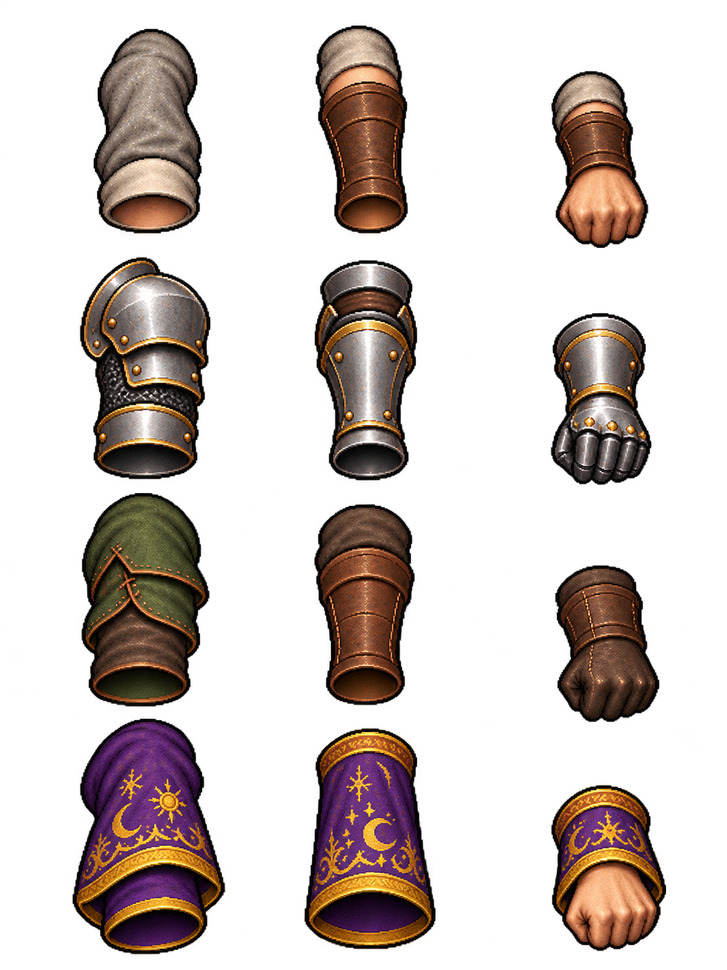
#> input picture assets/arms-back.png, 727 x 970 px, shrunk from 1086 x 1448 before the run; its folder holds only this picture in this run
$ python check-assets.py
#> lines starting #> are read from the running program, lines starting #| are printed output that depends on the picture
"""Read-only sprite atlas validation. Requires Pillow; never modifies images."""
from pathlib import Path
from PIL import Image

for path in sorted((Path(__file__).resolve().parents[1] / 'assets').glob('*.png')):
    if path.stem == 'hall':
        continue
    with Image.open(path) as image:
#> image is the input picture: PIL image 727x970 RGBA; mean R, G, B, A 32, 22.5, 18.6, 76.6
        assert image.mode == 'RGBA', f'{path.name}: needs transparency'
        alpha = image.getchannel('A')
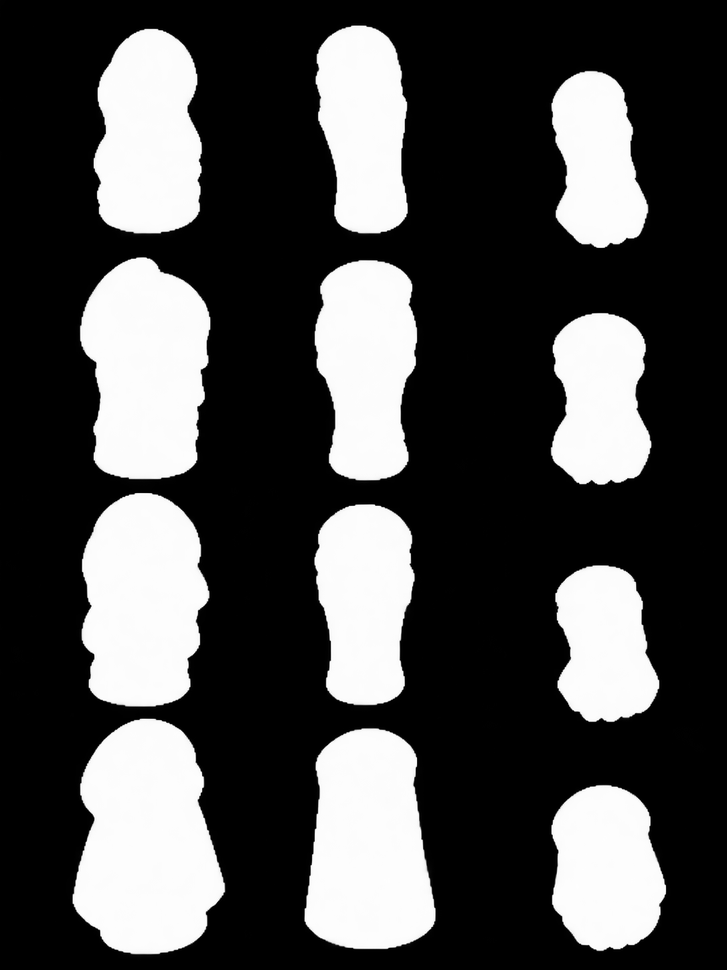
#> alpha: PIL image 727x970 L; min 0, max 255, mean 76.6
        assert alpha.getextrema()[0] == 0 and alpha.getextrema()[1] >= 250, f'{path.name}: missing transparent background'
        width, height = image.size
#> width = 727; height = 970
        enemies={'brute','lizard','wraith','knight','frost','spider','demon'}
        cols, rows = (8,5) if path.stem.removesuffix('-v2') in enemies and path.stem.endswith('-v2') else (6,5) if path.stem in enemies else {'portrait':(4,1),**{p.stem:(8,8) for p in Path('assets').glob('fps-*.png')},'arms-back':(3,4),'arms':(3,4),'gear':(6,6),'hero':(4,2),'guards':(4,2),'relics':(4,3),'frost':(4,6),'spider':(4,6),'demon':(4,6)}.get(path.stem,(4,5))
        cells = []
        for row in range(rows):
            for col in range(cols):
                cell = alpha.crop((round(col*width/cols), round(row*height/rows), round((col+1)*width/cols), round((row+1)*height/rows)))
                assert cell.getbbox(), f'{path.name}: empty frame {row}/{col}'
                cells.append(cell.getbbox())
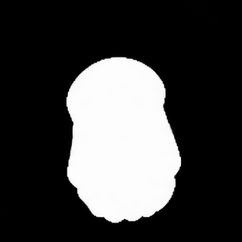
#> cell: PIL image 242x242 L; min 0, max 255, mean 64.1
#> after the loop, cells = [(0, 0, 206, 240), (14, 23, 210, 240), (60, 66, 166, 242), (18, 13, 239, 243), (3, 16, 238, 243), (1, 0, 169, 243), (0, 0, 242, 243), (0, 0, 243, 243), (0, 0, 221, 243), (0, 0, 229, 233), (2, 0, 242, 224), (0, 0, 221, 227)]
        if path.stem=='portrait' or path.stem.startswith('fps-') or path.stem in ['arms-back','arms','gear','hero','guards','relics']:
            assert alpha.histogram()[0] > width*height*.25, f'{path.name}: excessive background'
            print(f'{path.name}: {width}x{height}, RGBA, {cols*rows} nonempty cells')
#| arms-back.png: 727x970, RGBA, 12 nonempty cells
            continue
        if path.stem.removesuffix('-v2') in enemies:
            assert alpha.histogram()[0] > width*height*.25, f'{path.name}: excessive background'
            print(f'{path.name}: {width}x{height}, RGBA, {cols*rows} nonempty enemy poses')
            continue
        xcuts=[0]+[min(range(round(width*c/4)-25,round(width*c/4)+26),key=lambda x:(sum(v>128 for v in alpha.crop((x,0,x+1,height)).tobytes()),abs(x-width*c/4))) for c in range(1,4)]+[width]
        ycuts=[]
        for col in range(4):
            cuts=[0]
            for row in range(1,rows):
                cut=min(range(round(height*row/rows)-40,round(height*row/rows)+41),key=lambda y:(sum(v>128 for v in alpha.crop((xcuts[col],y,xcuts[col+1],y+1)).tobytes()),abs(y-height*row/rows)))
                cuts.append(cut)
            ycuts.append(cuts+[height])
        print(f'{path.name}: {width}x{height}, RGBA, {cols*rows} nonempty frames; xcuts={xcuts}; ycuts={ycuts}')
